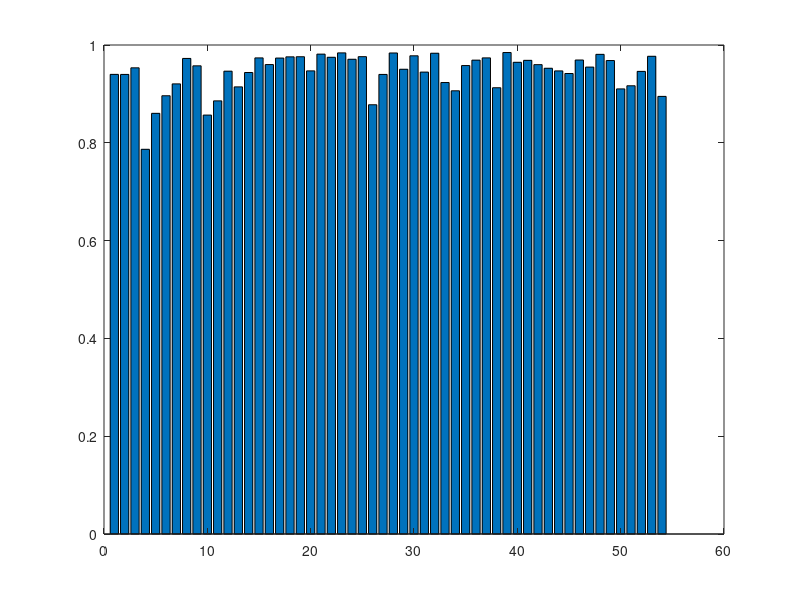
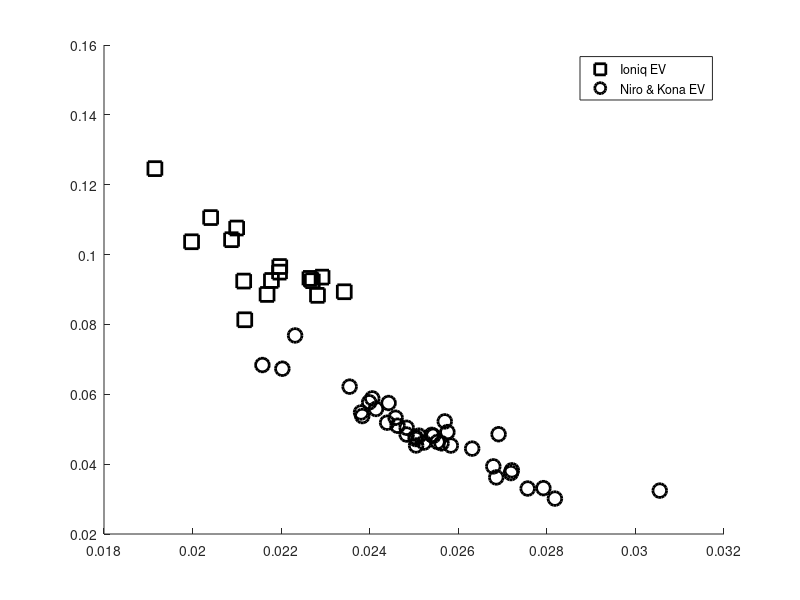

These figures' MATLAB source, in order: (Note: this script raises an error after producing the figures.)
%% 
clear
clc

func_path = ''; % file_path
cd(func_path)
load('Data_Traveling_rec.mat')
load('Data_CTC_rec.mat')
load('Data_Dist_rec.mat')
%% Data pre-processing
ana_df_temp = trveling_rec; 

ana_df_temp(:,21) = Rec(:,2);
ana_df_temp(:,22) = Rec(:,3);
ana_df_temp(:,24) = Dist_Rec(:,2);
ana_df_temp(:,25) = Dist_Rec(:,3);

%% AIE
ana_df_temp(52,18) = 0.1251;
ana_df_temp(52,19) = 0.9508;
% abc

ana_df_temp(52,27) = 0.0628;
ana_df_temp(52,28) = 0.0071;
% ana_df_temp(52,28) = 0.1251;
% distance % km
ana_df_temp(12,24) = 112457;ana_df_temp(12,25) = 149296;
ana_df_temp(15,24) = 84923;ana_df_temp(15,25) = 108822;
ana_df_temp(16,24) = 61522;ana_df_temp(16,25) = 71539;
% NCC
ana_df_temp(12,21) = 722.488;ana_df_temp(12,22) = 959.128;
ana_df_temp(15,21) = 416.65;ana_df_temp(15,22) = 599.292;
ana_df_temp(16,21) = 216.612;%530.965;
ana_df_temp(16,22) = 255.579;%660.307;
%%
prev_ana_df = load('A6_EV54_traveling_rec_interval_accum_250716.mat');
ana_df_temp_prev = prev_ana_df.trveling_rec;
ana_idx = 4:4:216;
ana_df_temp_prev_GoF = ana_df_temp_prev(ana_idx,19); 
ana_df_temp_prev_z = ana_df_temp_prev(ana_idx,18); 

ana_df_temp(:,19) = ana_df_temp_prev_GoF;
ana_df_temp(:,18) = ana_df_temp_prev_z;
%%


ana_idx_temp = ana_df_temp(:,18) < 0.5 & ana_df_temp(:,21) < ana_df_temp(:,22) & ...
          (ana_df_temp(:,25) - ana_df_temp(:,24)) > 0 & ...
          ana_df_temp(:,19) > 0.8;

ana_df = ana_df_temp(ana_idx_temp,:);
%%
bar(ana_df_temp(:,19))
%%
len = size(ana_df,1);
temp_BT = zeros(len,1);
idx_BT4 = ana_df(:,5) > 30;
idx_BT3 = ana_df(:,5) <= 30 & ana_df(:,5) > 20;%idx_BT5 = ana_df(:,5) <= 25 & ana_df(:,5) > 20;
idx_BT2 = ana_df(:,5) <= 20 & ana_df(:,5) > 10;%idx_BT3 = ana_df(:,5) <= 15 & ana_df(:,5) > 10;
idx_BT1 = ana_df(:,5) <= 10;%idx_BT1 = ana_df(:,5) <= 5;

temp_BT(idx_BT4) = 4; % btw 10-20 oC
temp_BT(idx_BT3) = 3; % under 10oC
temp_BT(idx_BT2) = 2; % btw 10-20 oC
temp_BT(idx_BT1) = 1; % under 10oC

% SoC
temp_SoC = zeros(len,1);
idx_SoC4 = ana_df(:,4) > 60;
idx_SoC3 = ana_df(:,4) <= 60 & ana_df(:,4) > 40;
idx_SoC2 = ana_df(:,4) <= 40 & ana_df(:,4) > 20;
idx_SoC1 = ana_df(:,4) <= 20;

temp_SoC(idx_SoC4) = 4; % 
temp_SoC(idx_SoC3) = 3; %
temp_SoC(idx_SoC2) = 2; %
temp_SoC(idx_SoC1) = 1; % 

% CTC
temp_CTC = zeros(len,1);
idx_CTC4 = (ana_df(:,21)+ana_df(:,22))/2 > 700;
idx_CTC3 = (ana_df(:,21)+ana_df(:,22))/2 <= 700 & (ana_df(:,21)+ana_df(:,22))/2 > 500;
idx_CTC2 = (ana_df(:,21)+ana_df(:,22))/2 <= 500 & (ana_df(:,21)+ana_df(:,22))/2 > 300;
idx_CTC1 = (ana_df(:,21)+ana_df(:,22))/2 <= 300;

temp_CTC(idx_CTC4) = 4; % over 20 oC
temp_CTC(idx_CTC3) = 3; % over 20 oC
temp_CTC(idx_CTC2) = 2; % over 20 oC
temp_CTC(idx_CTC1) = 1; % under 20oC
%% Traveled distance
temp_dist = ana_df(:,25)-ana_df(:,24);
temp_cycle = (ana_df(:,22)-ana_df(:,21)); 

%% HIC 240321
AIE = (ana_df(:,18));
a = ana_df(:,26);
b = ana_df(:,27);
c = ana_df(:,28);
HIC5 = -a.*b.*exp(-b*5);
HIC10 = -a.*b.*exp(-b*10);
HIC15 = -a.*b.*exp(-b*15);
HIC20 = -a.*b.*exp(-b*20);
HIC25 = -a.*b.*exp(-b*25);
HIC30 = -a.*b.*exp(-b*30);
HIC35 = -a.*b.*exp(-b*35);

mean_HIC = (HIC5+HIC10+HIC15+HIC20+HIC25+HIC30+HIC35)/7;

R5 = a.*exp(-b*5)+c;
R10 = a.*exp(-b*10)+c;
R15 = a.*exp(-b*15)+c;
R20 = a.*exp(-b*20)+c;
R25 = a.*exp(-b*25)+c;
R30 = a.*exp(-b*30)+c;
R35 = a.*exp(-b*35)+c;

mean_R = (R5+R10+R15+R20+R25+R30+R35)/7;

IR5 = a.*exp(-b*5)+c;
IR10 = a.*exp(-b*10)+c;
IR15 = a.*exp(-b*15)+c;
IR20 = a.*exp(-b*20)+c;
IR25 = a.*exp(-b*25)+c;
IR30 = a.*exp(-b*30)+c;
IR35 = a.*exp(-b*35)+c;

temp_IR = [IR5 IR10 IR15 IR20 IR25 IR30 IR35];
mean_IR = (IR5+IR10+IR15+IR20+IR25+IR30+IR35)/7;
%%
close all
Ioniq_idx = ana_df(:,20)==78; 
Niro_idx = ana_df(:,20)==180;
f = figure(4);
hold on
plot(mean_IR(Ioniq_idx),(AIE(Ioniq_idx)),'square',...
    'MarkerEdgeColor',[0 0 0],'MarkerSize',10, 'LineWidth',2)
plot(mean_IR(Niro_idx),(AIE(Niro_idx)),'o',...
    'MarkerEdgeColor',[0 0 0],'MarkerSize',10, 'LineWidth',2)

hold off
legend('Ioniq EV','Niro & Kona EV')
title(['PCC: ' num2str(round(corr(AIE, mean_IR),3))])
xlabel('$\overline{IR}$', 'Interpreter', 'latex')
ylabel('$z$', 'Interpreter', 'latex')


% f.XDisplayLabels = labels;
% f.YDisplayLabels = labels; 
% s = struct(f);
% ax = s.Axes;
% ax.XAxis.TickLabelInterpreter = 'latex';
% ax.YAxis.TickLabelInterpreter = 'latex';

set(gca, 'fontname', 'Times New Roman', 'fontsize', 14)
cd 'C:\Users\user\Downloads\박사과정연구\졸업논문_발표자료\졸업논문_Fig'
% exportgraphics(f, "Fig_IR_VS_BAI.pdf") ;

f = figure(5);
hold on
plot(tbl.cyc_km(Ioniq_idx),(AIE(Ioniq_idx)),'square',...
    'MarkerEdgeColor',[0 0 0],'MarkerSize',10, 'LineWidth',2)
plot(tbl.cyc_km(Niro_idx),(AIE(Niro_idx)),'o',...
    'MarkerEdgeColor',[0 0 0],'MarkerSize',10, 'LineWidth',2)
hold off
legend('Ioniq EV','Niro & Kona EV','Location','southeast')
title(['PCC: ' num2str(round(corr(AIE, tbl.cyc_km),3))])
% legend('5 ^oC','10 ^oC','15 ^oC','20 ^oC',...
%        '25 ^oC', '30 ^oC', '35 ^oC','Location','northeast')
% legend('HIC5','HIC15','HIC25','HIC35','Location','northwest')
% legend('HIC5','HIC10','HIC15','HIC20','HIC25','HIC30','HIC35','Location','northwest')
xlabel('$\sigma_{NCC}$', 'Interpreter', 'latex')
ylabel('$z$', 'Interpreter', 'latex')
set(gca, 'fontname', 'Times New Roman', 'fontsize', 14)
% exportgraphics(f, "Fig_Thput_VS_BAI.pdf") ;

figure(6)
hold on
plot(tbl.mean_ch(Ioniq_idx),(AIE(Ioniq_idx)),'square',...
    'MarkerEdgeColor',[0 0 0],'MarkerSize',10, 'LineWidth',2)
plot(tbl.mean_ch(Niro_idx),(AIE(Niro_idx)),'o',...
    'MarkerEdgeColor',[0 0 0],'MarkerSize',10, 'LineWidth',2)
hold off
% xlim([-0.5 0])
legend('Ioniq EV','Niro & Kona EV','Location','southwest')
title(['PCC: ' num2str(round(corr(AIE, tbl.mean_ch),3))])
% legend('5 ^oC','10 ^oC','15 ^oC','20 ^oC',...
%        '25 ^oC', '30 ^oC', '35 ^oC','Location','northeast')
% legend('HIC5','HIC15','HIC25','HIC35','Location','northwest')
% legend('HIC5','HIC10','HIC15','HIC20','HIC25','HIC30','HIC35','Location','northwest')
xlabel('The average of regenerative C-rate')
ylabel('BAI')
set(gca, 'fontname', 'Times New Roman', 'fontsize', 14)
% exportgraphics(f, "Fig_IR_VS_BAI.pdf") ;
%%

f = figure(7);
hold on
plot(tbl.temp_cycle(Ioniq_idx),tbl.temp_dist(Ioniq_idx),'square',...
    'MarkerEdgeColor',[0.64 0.08 0.18],'MarkerSize',10, 'LineWidth',2)
plot(tbl.temp_cycle(Niro_idx),tbl.temp_dist(Niro_idx),'o',...
    'MarkerEdgeColor',[0 0 0],'MarkerSize',10, 'LineWidth',2)
hold off
legend('Ioniq EV','Niro & Kona EV','Location','southeast')
xlabel('$NCC_{used}$', 'Interpreter', 'latex')
ylabel('$d_{used}$', 'Interpreter', 'latex')
set(gca, 'fontname', 'Times New Roman', 'fontsize', 14)
% exportgraphics(f, "Fig_NCC_VS_Dist.pdf") ;

f = figure(8);
hold on
plot(tbl.temp_cycle(Ioniq_idx),tbl.cyc_km(Ioniq_idx),'square',...
    'MarkerEdgeColor',[0.64 0.08 0.18],'MarkerSize',10, 'LineWidth',2)
plot(tbl.temp_cycle(Niro_idx),tbl.cyc_km(Niro_idx),'o',...
    'MarkerEdgeColor',[0 0 0],'MarkerSize',10, 'LineWidth',2)
hold off
legend('Ioniq EV','Niro & Kona EV','Location','southeast')
xlabel('$NCC_{used}$', 'Interpreter', 'latex')
ylabel('$\sigma_{NCC}$', 'Interpreter', 'latex')
set(gca, 'fontname', 'Times New Roman', 'fontsize', 14)
% exportgraphics(f, "Fig_NCC_VS_Thput.pdf") ;

f = figure(9);
hold on
plot(tbl.temp_dist(Ioniq_idx),tbl.cyc_km(Ioniq_idx),'square',...
    'MarkerEdgeColor',[0.64 0.08 0.18],'MarkerSize',10, 'LineWidth',2)
plot(tbl.temp_dist(Niro_idx),tbl.cyc_km(Niro_idx),'o',...
    'MarkerEdgeColor',[0 0 0],'MarkerSize',10, 'LineWidth',2)
hold off
legend('Ioniq EV','Niro & Kona EV','Location','southeast')
xlabel('$d_{used}$', 'Interpreter', 'latex')
ylabel('$\sigma_{NCC}$', 'Interpreter', 'latex')
% zlabel('$z$', 'Interpreter', 'latex')
set(gca, 'fontname', 'Times New Roman', 'fontsize', 14)
% exportgraphics(f, "Fig_Dist_VS_Thput.pdf") ;
%%
close all
CTC = (ana_df(:,21)+ana_df(:,22))/2;
figure(5)
hold on
plot(CTC(Ioniq_idx),mean_IR(Ioniq_idx),'*')
plot(CTC(Niro_idx),mean_IR(Niro_idx),'*')

hold off
legend('Ioniq EV','Niro & Kona EV')
% legend('5 ^oC','10 ^oC','15 ^oC','20 ^oC',...
%        '25 ^oC', '30 ^oC', '35 ^oC','Location','northeast')
% legend('HIC5','HIC15','HIC25','HIC35','Location','northwest')
% legend('HIC5','HIC10','HIC15','HIC20','HIC25','HIC30','HIC35','Location','northwest')
ylabel('The average of IR [ohm]')
xlabel('CTC')
set(gca, 'fontname', 'Times New Roman', 'fontsize', 14)

%% lme 

% mean(dch_bc) mean(ch_bc) ... %3
% mean(a2_SOC) mean(a2_BT) ... %5
% mean(a2_aux) mean(acc_trq) ... %7
% mean(dec_trq) mean(SP) ... %9
% vel_met acc_met dec_met ... %12
% dbc_met cbc_met bt_met ... %15
% soc_met aux_met Fit5.d ... %18
% gof5.adjrsquare target_cap CTC %21

tbl = table((ana_df(:,18)), ana_df(:,1), ana_df(:,2),... % .*ana_df(:,20)
        ana_df(:,3),ana_df(:,4),ana_df(:,5),ana_df(:,6),... %7
        ana_df(:,7),ana_df(:,8),ana_df(:,9),ana_df(:,10),... % 11
        ana_df(:,11),ana_df(:,12),ana_df(:,13),ana_df(:,14),... % 15
        ana_df(:,15),ana_df(:,16),ana_df(:,17),ana_df(:,20),... % 19
        (temp_cycle)./ana_df(:,23),log((ana_df(:,22)+ana_df(:,21))/2),... % CTC_age
        temp_BT, temp_SoC, temp_CTC,log(temp_cycle./temp_dist),temp_dist,... % 
        temp_dist./temp_cycle,temp_cycle,ana_df(:,23),temp_dist./ana_df(:,23), ...
        log((temp_cycle./temp_dist)./ana_df(:,23)), ...
        R5, R15, R25, R35, mean_R,mean_IR,mean_HIC,...
        'VariableNames',{'AIE','idx','mean_dch','mean_ch', ...
        'mean_SOC','mean_BT','mean_AUX','mean_PKE','mean_NKE',...
        'mean_SP','side_SP','side_PKE','side_NKE','side_prop',...
        'side_regen','side_BT','side_SOC','side_AUX','Cap','CTC_diff', ...
        'CTC_age','BT_level','SoC_level','CTC_level','cyc_km','temp_dist',...
        'km_cyc','temp_cycle','numOftrip','Dist_trip','cyc_km_trip',...
        'R5','R15','R25','R35', 'mean_R','mean_IR','mean_HIC'});
%% unit_dist : distance/cycle
% lme =fitlme(tbl,['AIE~mean_IR+cyc_km_trip+CTC_age']); %+(1|idx:BT_level) candidate 97.42%
% lme =fitlme(tbl,['AIE~mean_IR+cyc_km+CTC_age']); %+(1|idx:BT_level) candidate 97.42%
% lme =fitlme(tbl,['AIE~mean_IR+cyc_km+CTC_age+mean_BT+mean_SOC']); %+(1|idx:BT_level) candidate 97.42%
% lme =fitlme(tbl,['AIE~cyc_km+mean_IR+CTC_age+mean_ch']); %+(1|idx:BT_level) candidate 97.42%

tbl_niro = tbl;%(Niro_idx,:);
% 250817
% lme =fitlme(tbl,['AIE~cyc_km']);
% lme =fitlme(tbl,['AIE~mean_IR']);
lme =fitlme(tbl_niro,['AIE~mean_IR+cyc_km+mean_SP']);

lme
lme.Rsquared
%% PCA
pca([tbl.mean_IR, tbl.cyc_km, ...
     tbl.CTC_age, tbl.mean_SP])
%% stepwise
y = tbl_niro.AIE; 
% X = [corr_target(:,8:9), corr_target(:,2:5)]; %[tbl(:,3:6) tbl(:,8:10) tbl(:,20:31) tbl(:,37)]; % [corr_target(:,2:4) corr_target(:,6:9)];%
% mdl_niro = stepwiselm(X(idx_niro), y(idx_niro), 'PEnter', 0.09);
% mdl_ionq = stepwiselm(X(idx_ionq), y(idx_ionq), 'PEnter', 0.09);

mdl = stepwiselm(X, y, 'Upper','poly111111', 'PEnter', 0.05);

% mdl_niro = stepwiselm(X(idx_niro), y(idx_niro), 'PEnter', 0.05);
% mdl_ionq = stepwiselm(X(idx_ionq), y(idx_ionq), 'PEnter', 0.05);

%% correlation
corr_target = [tbl_niro.AIE, tbl_niro.mean_IR, ...
               tbl_niro.cyc_km, tbl_niro.CTC_age, ...
               tbl_niro.mean_SP, tbl_niro.mean_dch, ...
               tbl_niro.mean_ch, ...
               tbl_niro.mean_BT, tbl_niro.mean_SOC, ...
               tbl_niro.temp_dist, tbl_niro.temp_cycle];

% corr_target = [tbl.AIE, tbl.mean_IR, tbl.cyc_km, ...
%                tbl.CTC_age, ...   
%                tbl.mean_dch, tbl.mean_ch, ...
%                tbl.mean_BT, tbl.mean_SOC];

corr_result = corr(corr_target);
%%
% X = corr_target(:,2:end);
% X = [corr_target(:,7:9), corr_target(:,2) corr_target(:,5)]; % corr_target(:,5)
X = [corr_target(:,8:9), corr_target(:,2:5)]; % corr_target(:,5)
% X = [corr_target(:,5),corr_target(:,7)];
%[corr_target(:,8:9), corr_target(:,2:4)];
R0 = corrcoef(X); % correlation matrix
V=diag(inv(R0))'

corr_result = corr([tbl_niro.AIE X]);
%%
figure(1)
histogram(normalize(tbl.AIE),'FaceColor',[0.1 0 1])
xlabel('BAI')
ylabel('Frequency')
title(['Skewness: ' num2str(round(skewness(tbl.AIE),3))])
set(gca, 'fontname', 'Times New Roman', 'fontsize', 14)
figure(2)
histogram(normalize(tbl.mean_IR),'FaceColor',[1 0 .1])
xlabel('The average of internal resistance')
ylabel('Frequency')
title(['Skewness: ' num2str(round(skewness(tbl.mean_IR),3))])
set(gca, 'fontname', 'Times New Roman', 'fontsize', 14)
figure(3)
histogram(normalize(tbl.cyc_km_trip),'FaceColor',[.1 0 .1])
xlabel('Throughput intensity')
ylabel('Frequency')
title(['Skewness: ' num2str(round(skewness(tbl.cyc_km_trip),3))])
set(gca, 'fontname', 'Times New Roman', 'fontsize', 14)
figure(4)
histogram(normalize(tbl.CTC_age),'FaceColor',[.1 .1 .1])
xlabel('Throughput level')
ylabel('Frequency')
title(['Skewness: ' num2str(round(skewness(tbl.CTC_age),3))])
set(gca, 'fontname', 'Times New Roman', 'fontsize', 14)
skewness(tbl.AIE)
skewness(tbl.mean_IR)
skewness(tbl.cyc_km_trip)
skewness(tbl.CTC_age)

%%
k0 = [0 0];
fitfun = fittype( 'exp(a*x)+b',...
        'dependent',{'y'},'independent',{'x'}, ...
        'coefficients',{'a','b'});
[Fit1, gof1] = fit(tbl.CTC_age,log(AIE),fitfun,'StartPoint',k0);

%%
close all 
figure(4)
plot(tbl.cyc_km_trip,log(AIE),'*')
xlabel('Throughput intensity')
ylabel('AIE')
set(gca, 'fontname', 'Times New Roman', 'fontsize', 14)

% exportgraphics(f, "SP_VS_HVTEC_niro.pdf") ;
%% PCA

tbl_mat = [tbl.mean_IR, tbl.cyc_km, tbl.CTC_age, tbl.mean_SP];% [tbl.mean_IR, tbl.cyc_km, tbl.CTC_age, tbl.mean_SP];

[coeff,score,latent,tsquared,explained] = pca(normalize(tbl_mat));

%%
figure(1000)
plot3(tbl.mean_IR(Niro_idx), tbl.cyc_km(Niro_idx), tbl.AIE(Niro_idx),'*')
xlabel('Average internal resistance [ohm]')
ylabel('Throughput intensity')
zlabel('IRDI')
set(gca, 'fontname', 'Times New Roman', 'fontsize', 14)

%%
ana_idx = 4:4:216;
ana_df_temp = trveling_rec(ana_idx,:); 

ana_df_temp(:,21) = trveling_rec(ana_idx-3,21);
%%
f = figure(7);
histogram(ana_df_temp(:,21),9,'FaceColor',[0 0.5 0.4])
xlabel('Initial Cycle Condition [NCC]')
ylabel('# of BEVs')
set(gca, 'fontname', 'Times New Roman', 'fontsize', 14)

% cd 'save path
%%
idx = ana_df_temp(:,22)-ana_df_temp(:,21);
f = figure(8);
histogram(ana_df_temp(:,22)-ana_df_temp(:,21),16, 'FaceColor', [0.4 0.5 0])
xlabel('Expended Cycle [NCC]')
ylabel('# of BEVs')
set(gca, 'fontname', 'Times New Roman', 'fontsize', 14)

% cd 'save path'
% exportgraphics(f, "Fig_used_cycle.pdf") ;

%%
X = ana_df_temp(:,21);
Y = ana_df_temp(:,22)-ana_df_temp(:,21);
histogram2(X,Y)

xlabel('Initial Cycle Condition [NCC]')
ylabel('Expended Cycle [NCC]')
zlabel('Frequency')
set(gca, 'fontname', 'Times New Roman', 'fontsize', 14)
%%
% NCC_ini = ana_df_temp(:,21);
NCC_ini = ana_df(:,21);
Used_NCC = ana_df(:,22)-ana_df(:,21);
Used_dist = ana_df(:,25)-ana_df(:,24);
% Thput_intensity = log(ana_df_temp(:,22)-ana_df_temp(:,21))/;
Thput_age = log((ana_df(:,22)+ana_df(:,21))/2); % CTC_age
Thput_intensity = log(Used_NCC./Used_dist); % 

f = figure(9);
plot(Used_NCC, ana_df(:,2),'*')
xlabel('Expended Cycle [NCC]')
ylabel('Average Discharging C-rate [A/Ah]')
set(gca, 'fontname', 'Times New Roman', 'fontsize', 14)


f = figure(10);
plot(Used_NCC, ana_df_temp(:,3),'*')
xlabel('Expended Cycle [NCC]')
ylabel('Average Regenerative C-rate [A/Ah]')
set(gca, 'fontname', 'Times New Roman', 'fontsize', 14)

f = figure(11);
plot(Used_NCC, ana_df_temp(:,4),'*')
xlabel('Expended Cycle [NCC]')
ylabel('Average SoC [%]')
set(gca, 'fontname', 'Times New Roman', 'fontsize', 14)


%% Correlation 
% mean(dch_bc) mean(ch_bc) ... %3
% mean(a2_SOC) mean(a2_BT) ... %5
% mean(a2_aux) mean(acc_trq) ... %7
% mean(dec_trq) mean(SP) ... %9
% vel_met acc_met dec_met ... %12
% dbc_met cbc_met bt_met ... %15
% soc_met aux_met Fit5.d ... %18
% gof5.adjrsquare target_cap CTC %21

target_param_df = [AIE tbl_niro.mean_IR Used_NCC Thput_intensity ...
                   Thput_age ana_df(:,2:5) ...
                   ana_df(:,9) ana_df(:,25)-ana_df(:,24)];

r = corr(target_param_df);

% Replace upper triangle with NaNs
isupper = logical(triu(ones(size(r)),1));
r(isupper) = NaN;

close
% Plot results
f = figure(10);
f.Position(3) = 1200;
f.Position(4) = 400;

h = heatmap(r,'MissingDataColor','w','Colormap',pink);

labels = {"$z$", "$\overline{IR}$", "$NCC_{used}$","$\sigma_{NCC}$",...
          "$\gamma_{NCC}$", '$\overline{C}_{pos}$',...
          '$\overline{C}_{neg}$',...
          '$\overline{SoC}$','$\overline{T}$',...
          '$\overline{v}$', '$d_{used}$'};

h.XDisplayLabels = labels;
h.YDisplayLabels = labels; 


% Label을 LaTeX으로 렌더링
s = struct(h);
ax = s.Axes;
ax.XAxis.TickLabelInterpreter = 'latex';
ax.YAxis.TickLabelInterpreter = 'latex';

set(gca, 'fontname', 'Times New Roman', 'fontsize', 14)
% cd 'save_path'
% exportgraphics(h, "Fig_corr_plot.pdf") ;
